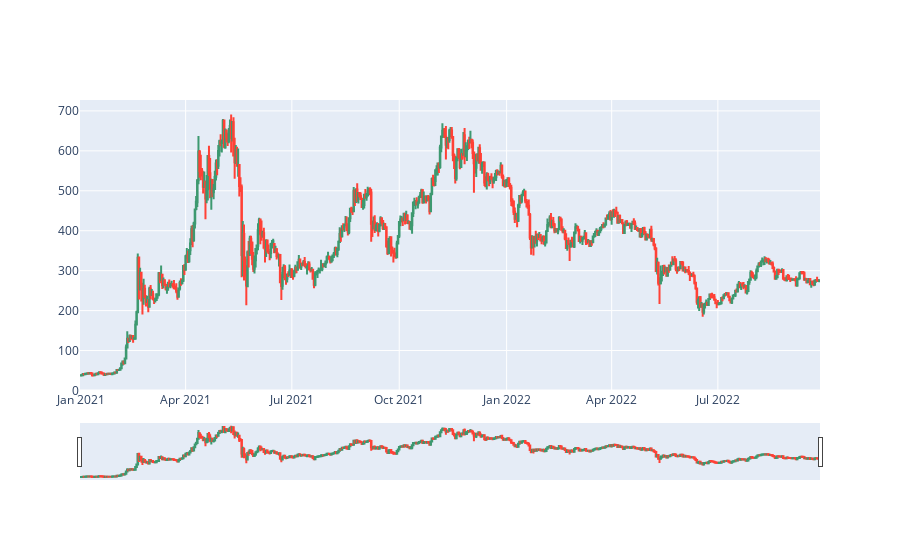

Here is the notebook cell this chart was saved with:
### Code cell
#BNB candlestick plot
fig = go.Figure(data=[go.Candlestick(x=bnb['Date'],
                open=bnb['Open'], high=bnb['High'],
                low=bnb['Low'], close=bnb['Close'])
                     ])


fig.show()

### Figure 1 — Plotly figure (JSON) as saved in the notebook; plotly's stock layout.template omitted (floating-point values rounded to 4 significant figures; data arrays with more than 128 entries replaced by an {"elided": "..."} marker saying what was removed)
{"data": [{"close": {"elided": "634 float values"}, "high": {"elided": "634 float values"}, "low": {"elided": "634 float values"}, "open": {"elided": "634 float values"}, "type": "candlestick", "x": {"elided": "634 str values"}}], "layout": {}}
